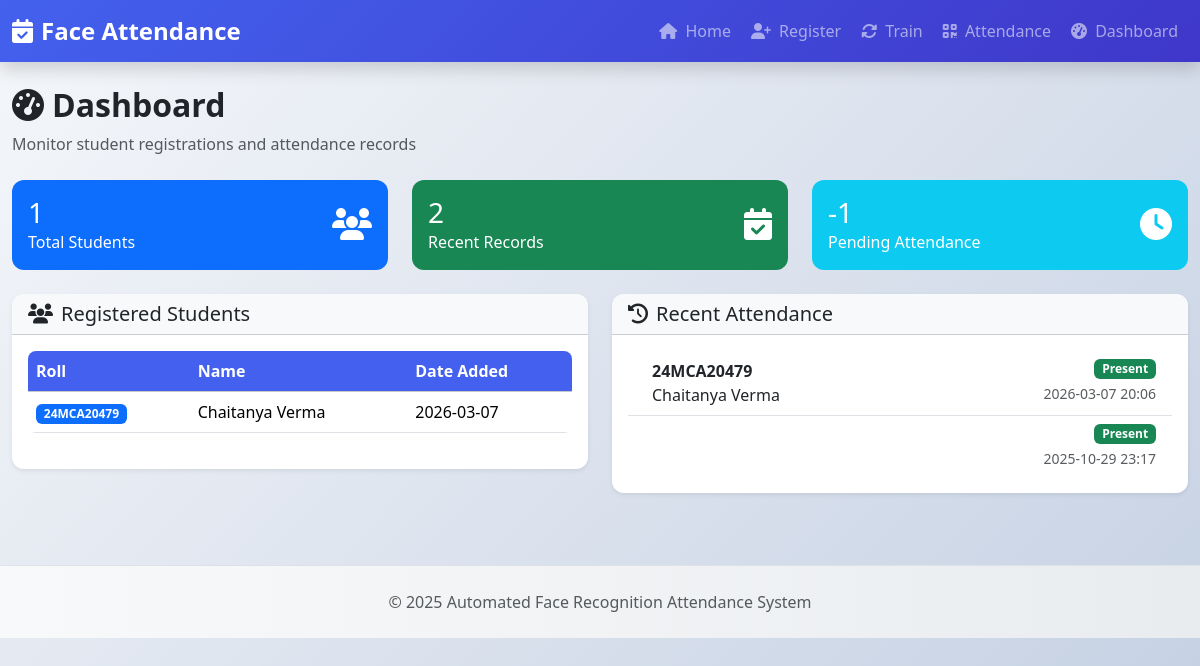
/dashboard, run on the app's committed database.
### models.py (models this page shows, shortened)
class Student(db.Model):
    __tablename__ = 'student'
    id = db.Column(db.Integer, primary_key=True)
    name = db.Column(db.String(100), nullable=False)
    roll = db.Column(db.String(20), unique=True, nullable=False)
    face_encoding = db.Column(EncodedFace, nullable=True)
    added_on = db.Column(db.DateTime, default=datetime.utcnow)
    attendance_records = db.relationship('Attendance', backref='student', lazy=True)

class Attendance(db.Model):
    __tablename__ = 'attendance'
    id = db.Column(db.Integer, primary_key=True)
    student_id = db.Column(db.Integer, db.ForeignKey('student.id'), nullable=False)
    timestamp = db.Column(db.DateTime, default=datetime.now)

### app.py (the view)
@app.route('/dashboard')
def dashboard():
    students = Student.query.order_by(Student.id).all()
    attendance = Attendance.query.order_by(Attendance.timestamp.desc()).limit(100).all()
    from datetime import datetime, timedelta
    return render_template('dashboard.html',
                          students=students,
                          attendance=attendance,
                          now=datetime.now,
                          timedelta=timedelta)

### models.py (called while the page is built)
    def process_result_value(self, value, dialect):
        if value is not None:
            return pickle.loads(value)
        return None

### templates/dashboard.html (shortened to what this page needs)
{% extends 'base.html' %}
{% block content %}
<div class="mb-4">
  <h2 class="fw-bold"><i class="fas fa-tachometer-alt me-2"></i>Dashboard</h2>
  <p class="text-muted">Monitor student registrations and attendance records</p>
</div>
<div class="row mb-4">
  <div class="col-md-4">
    <div class="card bg-primary text-white h-100">
      <div class="card-body">
        <div class="d-flex justify-content-between">
          <div>
            <h3 class="mb-0">{{ students|length }}</h3>
            <p class="mb-0">Total Students</p>
          </div>
          <div class="align-self-center">
            <i class="fas fa-users fa-2x"></i>
          </div>
        </div>
      </div>
    </div>
  </div>
  <div class="col-md-4">
    <div class="card bg-success text-white h-100">
      <div class="card-body">
        <div class="d-flex justify-content-between">
          <div>
            <h3 class="mb-0">{{ attendance|length }}</h3>
            <p class="mb-0">Recent Records</p>
          </div>
          <div class="align-self-center">
            <i class="fas fa-calendar-check fa-2x"></i>
          </div>
        </div>
      </div>
    </div>
  </div>
  <div class="col-md-4">
    <div class="card bg-info text-white h-100">
      <div class="card-body">
        <div class="d-flex justify-content-between">
          <div>
            <h3 class="mb-0">{{ (students|length) - (attendance|length) }}</h3>
            <p class="mb-0">Pending Attendance</p>
          </div>
          <div class="align-self-center">
            <i class="fas fa-clock fa-2x"></i>
          </div>
        </div>
      </div>
    </div>
  </div>
</div>
<div class="row">
  <div class="col-md-6 mb-4">
    <div class="card shadow-sm h-100 border-0">
      <div class="card-header bg-light">
        <h5 class="mb-0"><i class="fas fa-users me-2"></i>Registered Students</h5>
      </div>
      <div class="card-body">
        <div class="table-responsive">
          <table class="table table-hover">
            <thead class="table-light">
              <tr>
                <th>Roll</th>
                <th>Name</th>
                <th>Date Added</th>
              </tr>
            </thead>
            <tbody>
              {% for s in students %}
              <tr>
                <td><span class="badge bg-primary">{{ s.roll }}</span></td>
                <td>{{ s.name }}</td>
                <td>{{ s.added_on.strftime('%Y-%m-%d') }}</td>
              </tr>
              {% endfor %}
            </tbody>
          </table>
        </div>
      </div>
    </div>
  </div>
  <div class="col-md-6">
    <div class="card shadow-sm h-100 border-0">
      <div class="card-header bg-light">
        <h5 class="mb-0"><i class="fas fa-history me-2"></i>Recent Attendance</h5>
      </div>
      <div class="card-body">
        <div class="list-group list-group-flush">
          {% for a in attendance %}
          <div class="list-group-item d-flex justify-content-between align-items-start">
            <div class="ms-2 me-auto">
              <div class="fw-bold">{{ a.student.roll }}</div>
              {{ a.student.name }}
            </div>
            <div class="d-flex flex-column align-items-end">
              <span class="badge bg-success mb-1">Present</span>
              <small class="text-muted">{{ a.timestamp.strftime('%Y-%m-%d %H:%M') }}</small>
            </div>
          </div>
          {% endfor %}
        </div>
      </div>
    </div>
  </div>
</div>
{% endblock %}

### templates/base.html (shortened to what this page needs)
<!doctype html>
<html lang="en">
  <head>
    <link href="https://cdn.jsdelivr.net/npm/bootstrap@5.3.2/dist/css/bootstrap.min.css" rel="stylesheet">
    <link rel="stylesheet" href="https://cdnjs.cloudflare.com/ajax/libs/font-awesome/6.4.0/css/all.min.css">
    <link rel="stylesheet" href="/static/css/styles.css">
  </head>
  <body>
    <nav class="navbar navbar-expand-lg navbar-dark bg-gradient bg-primary shadow">
      <div class="container-fluid">
        <a class="navbar-brand d-flex align-items-center" href="/">
          <i class="fas fa-calendar-check me-2"></i>
          <span class="fw-bold">Face Attendance</span>
        </a>
        <div class="collapse navbar-collapse" id="navbarNav">
          <ul class="navbar-nav ms-auto">
            <li class="nav-item">
              <a class="nav-link" href="/"><i class="fas fa-home me-1"></i> Home</a>
            </li>
            <li class="nav-item">
              <a class="nav-link" href="/register"><i class="fas fa-user-plus me-1"></i> Register</a>
            </li>
            <li class="nav-item">
              <a class="nav-link" href="/train"><i class="fas fa-sync-alt me-1"></i> Train</a>
            </li>
            <li class="nav-item">
              <a class="nav-link" href="/attendance"><i class="fas fa-qrcode me-1"></i> Attendance</a>
            </li>
            <li class="nav-item">
              <a class="nav-link" href="/dashboard"><i class="fas fa-tachometer-alt me-1"></i> Dashboard</a>
            </li>
          </ul>
        </div>
      </div>
    </nav>
    <div class="container py-4">
      {% block content %}{% endblock %}
    </div>
    <footer class="mt-5 py-4 bg-light text-center text-muted border-top">
      <div class="container">
        <p class="mb-0">© 2025 Automated Face Recognition Attendance System</p>
      </div>
    </footer>
  </body>
</html>

### static/css/styles.css (style rules this page uses)
:root { --primary-color: #4361ee; --secondary-color: #3f37c9; --success-color: #4cc9f0; --info-color: #4895ef; --warning-color: #f72585; --light-bg: #f8f9fa; --dark-text: #212529; --light-text: #6c757d; }
body { background: linear-gradient(135deg, #f5f7fa 0%, #c3cfe2 100%); min-height: 100vh; font-family: 'Segoe UI', Tahoma, Geneva, Verdana, sans-serif; }
.container { max-width: 1200px; }
.navbar { background: linear-gradient(135deg, var(--primary-color) 0%, var(--secondary-color) 100%) !important; box-shadow: 0 4px 6px rgba(0, 0, 0, 0.1); }
.navbar-brand { font-weight: 600; font-size: 1.5rem; }
.nav-link { font-weight: 500; transition: all 0.3s; border-radius: 5px; margin: 0 2px; }
.card { border: none; transition: transform 0.3s, box-shadow 0.3s; border-radius: 12px; overflow: hidden; }
.bg-gradient { background: linear-gradient(135deg, var(--primary-color) 0%, var(--secondary-color) 100%); }
.table { border-radius: 8px; overflow: hidden; }
.table th { background-color: var(--primary-color); color: white; }
footer { background: linear-gradient(to right, #f8f9fa, #e9ecef); margin-top: 3rem; padding: 1.5rem 0; border-top: 1px solid #dee2e6; }

### data on the page
Student: roll "24MCA20479", name "Chaitanya Verma", added_on "2026-03-07"
Attendance: student.roll "24MCA20479", student.name "Chaitanya Verma", timestamp "2026-03-07 20:06"
Attendance: timestamp "2025-10-29 23:17"

### other printed values
{{ students|length }} "1"
{{ attendance|length }} "2"
{{ (students|length) - (attendance|length) }} "-1"
